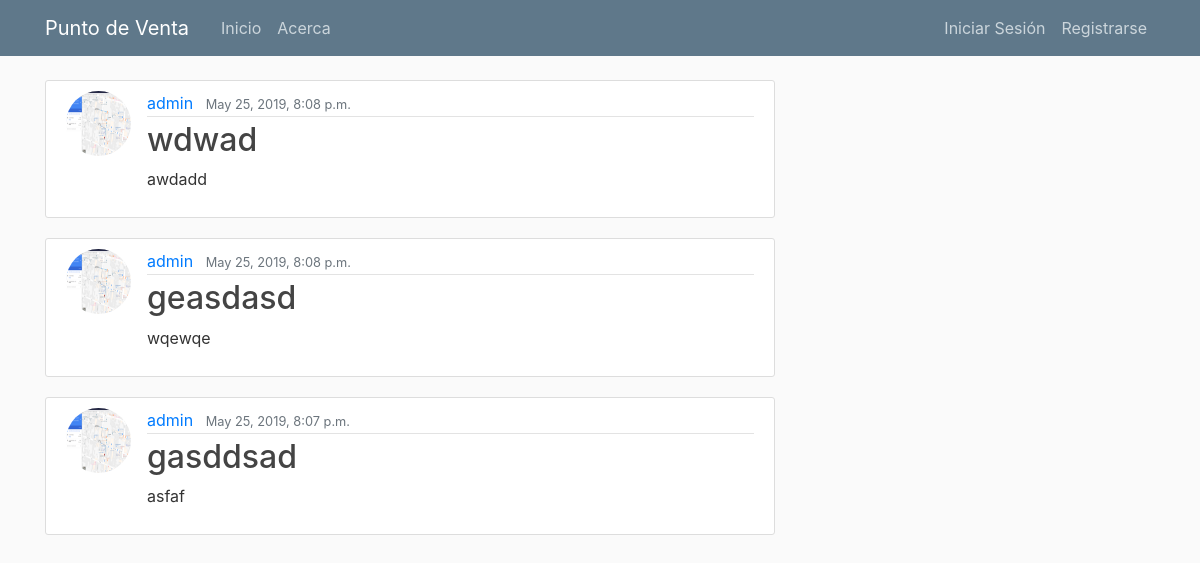
The page / on the database its author committed.
### blog/models.py (models this page shows, shortened)
class Post(models.Model):
    title = models.CharField(max_length=100)
    content = models.TextField()
    date_posted = models.DateTimeField(default=timezone.now)
    author = models.ForeignKey(User, on_delete=models.CASCADE)

### users/models.py (models this page shows, shortened)
class Profile(models.Model):
    user = models.OneToOneField(User, on_delete=models.CASCADE)
    image = models.ImageField(default='default.jpg', upload_to='profile_pics')

### blog/views.py (the view)
# urls.py: path('', PostListView.as_view(), name='blog-home'),
class PostListView(ListView):
    model = Post
    template_name = 'blog/home.html'
    context_object_name = 'posts'
    ordering = ['-date_posted']

### blog/templates/blog/home.html
{% extends "blog/base.html" %}
{% block content %}
    {%for post in posts%}
    <article class="media content-section">
        <img class="rounded-circle article-img" src ="{{  post.author.profile.image.url }}">
        <div class="media-body">
            <div class="article-metadata">
                <a class="mr-2" href="#">{{ post.author }}</a>
                <small class="text-muted">{{ post.date_posted }}</small>
            </div>
            <h2><a class="article-title" href="{% url 'post-detail' post.id %}">{{ post.title }}</a></h2>
            <p class="article-content">{{ post.content }}</p>
        </div>
    </article>
    {%endfor%}
{% endblock content %}

### blog/static/blog/main.css (style rules this page uses)
body { background: #fafafa; color: #333333; margin-top: 5rem; }
h1, h2, h3, h4, h5, h6 { color: #444444; }
.content-section { background: #ffffff; padding: 10px 20px; border: 1px solid #dddddd; border-radius: 3px; margin-bottom: 20px; }
.article-title { color: #444444; }
.article-content { white-space: pre-line; }
.article-img { height: 65px; width: 65px; margin-right: 16px; }
.article-metadata { padding-bottom: 1px; margin-bottom: 4px; border-bottom: 1px solid #e3e3e3 }

### rows shown on the page
Post: author.profile.image (picture), author "admin", date_posted "May 25, 2019, 8:08 p.m.", title "wdwad", content "awdadd"
Post: author.profile.image (picture), author "admin", date_posted "May 25, 2019, 8:08 p.m.", title "geasdasd", content "wqewqe"
Post: author.profile.image (picture), author "admin", date_posted "May 25, 2019, 8:07 p.m.", title "gasddsad", content "asfaf"
